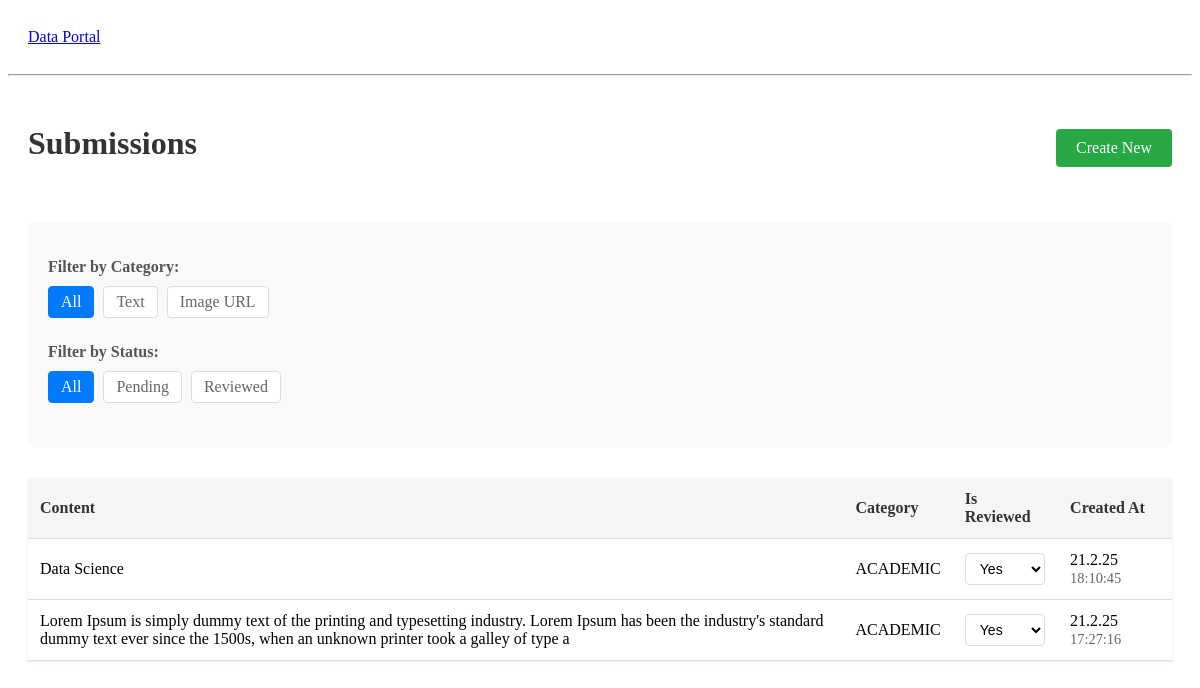
The app's page /, older data.
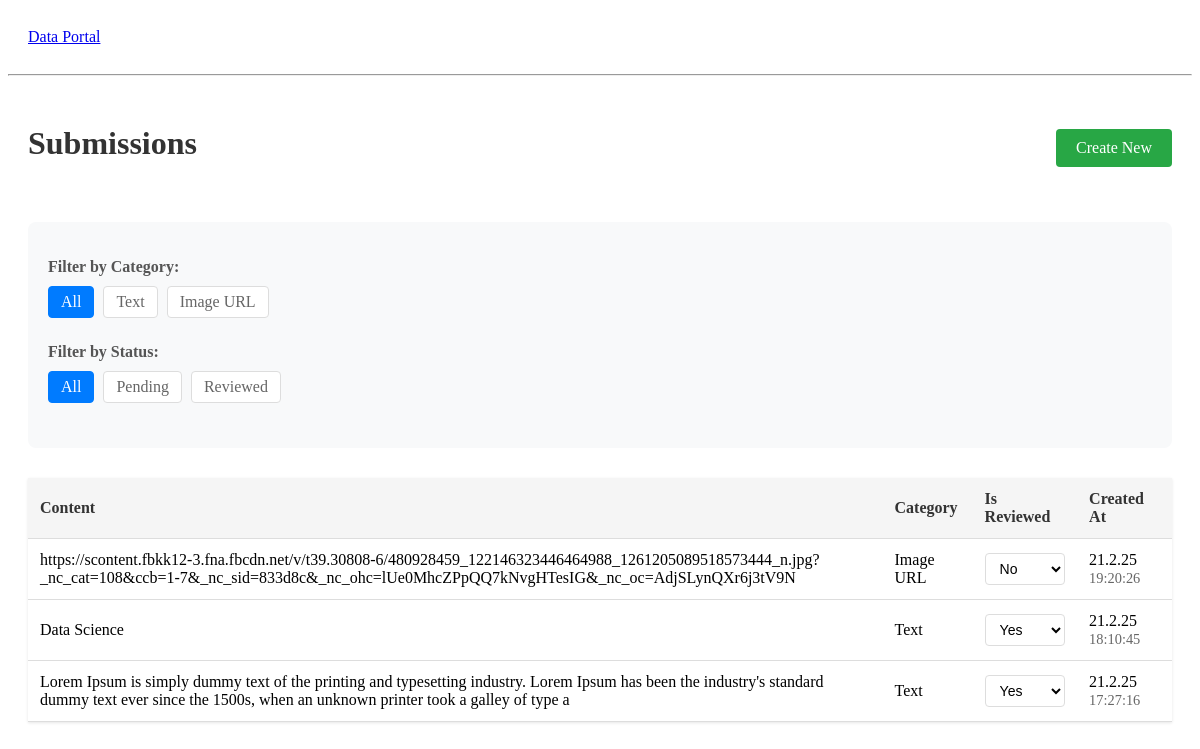
The same page, newer data.
### submissions/models.py (models this page shows, shortened)
class Submission(models.Model):
    CATEGORY_CHOICES = [
        ('TEXT', 'Text'),
        ('IMAGE_URL', 'Image URL'),
    ]
    content = models.CharField(max_length=200)
    category = models.CharField(
        max_length=20,
        choices=CATEGORY_CHOICES,
        default='TEXT'
    )
    is_reviewed = models.BooleanField(default=False)
    created_at = models.DateTimeField(auto_now_add=True)
    updated_at = models.DateTimeField(auto_now=True)
    class Meta:
        ordering = ['-created_at']

### submissions/views.py (the view)
# urls.py: 2. Add a URL to urlpatterns:  path('', views.home, name='home')
def home(request):
    try:
        category = request.GET.get('category', '')
        status = request.GET.get('status', '')
        submissions = Submission.objects.all()
        if category:
            submissions = submissions.filter(category=category)
        if status == 'reviewed':
            submissions = submissions.filter(is_reviewed=True)
        elif status == 'pending':
            submissions = submissions.filter(is_reviewed=False)
        context = {
            'submissions': submissions,
            'categories': Submission.CATEGORY_CHOICES,
            'selected_category': category,
            'selected_status': status,
        }
        return render(request, 'submissions/home.html', context)
    except Exception as e:
        messages.error(request, f"An error occurred: {str(e)}")
        return redirect('home')

### submissions/templates/submissions/home.html (shortened to what this page needs)
{% extends 'main.html' %}
{% block content %}
<div class="container">
    <div class="header-section">
        <h1>Submissions</h1>
        <a href="{% url 'create_submission' %}" class="create-btn">Create New</a>
    </div>
    <div class="filters">
        <div class="filter-group">
            <h3>Filter by Category:</h3>
            <a href="{% url 'home' %}" class="filter-link {% if not selected_category %}active{% endif %}">All</a>
            {% for code, name in categories %}
                <a href="?category={{ code }}{% if selected_status %}&status={{ selected_status }}{% endif %}"
                   class="filter-link {% if selected_category == code %}active{% endif %}">
                    {{ name }}
                </a>
            {% endfor %}
        </div>
        <div class="filter-group">
            <h3>Filter by Status:</h3>
            <a href="{% url 'home' %}{% if selected_category %}?category={{ selected_category }}{% endif %}"
               class="filter-link {% if not selected_status %}active{% endif %}">All</a>
            <a href="?status=pending{% if selected_category %}&category={{ selected_category }}{% endif %}"
               class="filter-link {% if selected_status == 'pending' %}active{% endif %}">Pending</a>
            <a href="?status=reviewed{% if selected_category %}&category={{ selected_category }}{% endif %}"
               class="filter-link {% if selected_status == 'reviewed' %}active{% endif %}">Reviewed</a>
        </div>
    </div>
    <table class="submission-table">
        <thead>
            <tr>
                <th>Content</th>
                <th>Category</th>
                <th>Is Reviewed</th>
                <th>Created At</th>
            </tr>
        </thead>
        <tbody>
            {% for submission in submissions %}
                <tr>
                    <td>{{ submission.content }}</td>
                    <td>{{ submission.get_category_display }}</td>
                    <td>
                        <select class="status-select" data-submission-id="{{ submission.id }}" data-status-type="reviewed">
                            <option value="true" {% if submission.is_reviewed %}selected{% endif %}>Yes</option>
                            <option value="false" {% if not submission.is_reviewed %}selected{% endif %}>No</option>
                        </select>
                    </td>
                    <td>
                        <span class="created-date">{{ submission.created_at|date:"j.n.y" }}</span>
                        <span class="created-time">{{ submission.created_at|time:"H:i:s" }}</span>
                    </td>
                </tr>
            {% empty %}
                <tr>
                    <td colspan="4" class="no-data">No submissions found.</td>
                </tr>
            {% endfor %}
        </tbody>
    </table>
</div>
{% endblock %}

### templates/main.html (shortened to what this page needs)
<!DOCTYPE html>
<html lang="en">
<head>
</head>
<body>
    {% include 'nav-bar.html' %}
    {% block content %}
    {% endblock %}
</body>
</html>

### templates/nav-bar.html
<nav class="navbar navbar-expand-lg navbar-light bg-light">
    <div class="container">
        <a class="navbar-brand" href="/">Data Portal</a>
    </div>
    <hr>
</nav>

### submissions/templates/submissions/home.html (style rules this page uses)
.container { padding: 20px; max-width: 1200px; margin: 0 auto; }
h1 { color: #333; margin-bottom: 30px; }
.filters { margin-bottom: 30px; background-color: #f8f9fa; padding: 20px; border-radius: 8px; }
.filter-group { margin-bottom: 20px; }
.filter-group h3 { margin-bottom: 10px; color: #555; font-size: 16px; }
.filter-link { display: inline-block; padding: 6px 12px; margin: 0 5px 5px 0; border-radius: 4px; text-decoration: none; color: #666; background-color: #fff; border: 1px solid #ddd; transition: all 0.3s ease; }
.filter-link.active { background-color: #007bff; color: white; border-color: #007bff; }
.submission-table { width: 100%; border-collapse: collapse; margin: 20px 0; font-size: 16px; box-shadow: 0 1px 3px rgba(0,0,0,0.1); }
.submission-table th, .submission-table td { padding: 12px; text-align: left; border-bottom: 1px solid #ddd; }
.submission-table th { background-color: #f5f5f5; font-weight: bold; color: #333; }
.header-section { display: flex; justify-content: space-between; align-items: center; margin-bottom: 30px; }
.create-btn { background-color: #28a745; color: white; padding: 10px 20px; border-radius: 4px; text-decoration: none; transition: background-color 0.3s ease; }
.status-select { padding: 6px 10px; border: 1px solid #ddd; border-radius: 4px; background-color: white; cursor: pointer; font-size: 14px; min-width: 80px; }
.created-date { display: inline-block; margin-right: 10px; }
.created-time { color: #666; font-size: 0.9em; }

Row changes from the older to the newer data that the page shows:
added Submission: content "https://scontent.fbkk12-3.fna.fbcdn.net/v/t39.30808-6/480928459_122146323446464988_1261205089518573444_n.jpg?_nc_cat=108&ccb=1-7&_nc_sid=833d8c&_nc_ohc=lUe0MhcZPpQQ7kNvgHTesIG&_nc_oc=AdjSLynQXr6j3tV9N", category "Image URL", is_reviewed+id "No", created_at "21.2.25", created_at "19:20:26"
changed Submission "Data Science": category "ACADEMIC" → "Text"
changed Submission (number 3 of 3 on the later page): category "ACADEMIC" → "Text"
